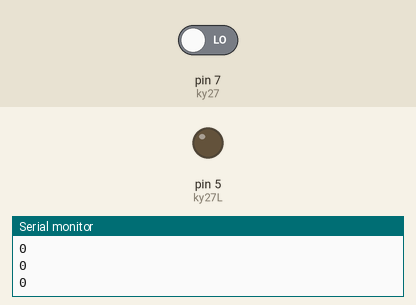
Recording of a sketch running on a simulated Arduino Uno, built with avr-gcc and run on an emulated ATmega328P. Shown: output pins drawn as LEDs (lit = HIGH), the last lines printed to the serial monitor. The inputs (shaded band) are chosen by the test bench; at power-on: pin 7 (ky27) LOW.

Above: at 2.8 s.
2.9 s: pin 7 (ky27) driven HIGH
At 4.7 s:
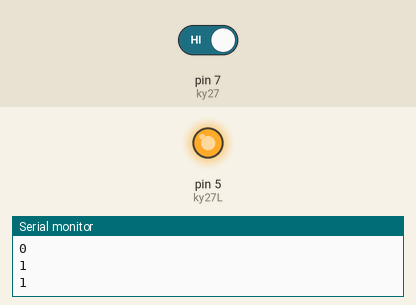
5.5 s: pin 7 (ky27) driven LOW
At 8.2 s:
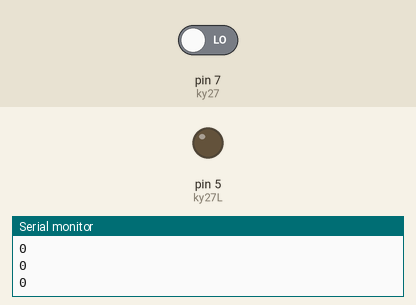
Timing chart, 0 to 9.7 s (numbered marks = the images above; inputs shaded):
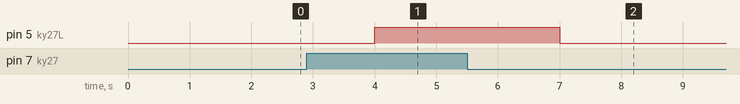

The sketch:

KY-027.ino
```cpp
/*
  Derechos de autor © UNIT Electronics
  Este codigo se proporciona "tal cual", sin garantías de ningún tipo.

  Para más información, visita nuestro blog:
https://blog.uelectronics.com/tarjetas-desarrollo/arduino/funcionamiento-de-los-sensores-de-inclinacion-ky-020-ky-027-y-ky-017/
*/

int ky27L = 5;      // Pin del LED del sensor
int ky27 = 7;       // Pin de entrada del sensor
int inclina;        // Variable para almacenar el estado del sensor

void setup() {
  Serial.begin(9600);       // Inicia el Monitor Serial a 9600 baudios
  pinMode(ky27L, OUTPUT);   // Configura el pin del LED como salida
  pinMode(ky27, INPUT);     // Configura el pin del sensor como entrada
}

void loop() {
  inclina = digitalRead(ky27);       // Lee el estado digital del sensor y lo asigna a 'inclina'
  Serial.println(inclina);           // Imprime el estado del sensor en el Monitor Serial
  delay(1000);                       // Espera 1 segundo

  if (inclina == 1) {                // Si el sensor detecta inclinación (estado HIGH)
    digitalWrite(ky27L, HIGH);       // Enciende el LED del sensor
  } else {                           // Si no hay inclinación detectada (estado LOW)
    digitalWrite(ky27L, LOW);        // Apaga el LED del sensor
  }
}
```

Measured:
- after the input at 2.9 s, pin 5 (ky27L): LOW → HIGH after 1.1 s
- after the input at 5.5 s, pin 5 (ky27L): HIGH → LOW after 1.5 s
